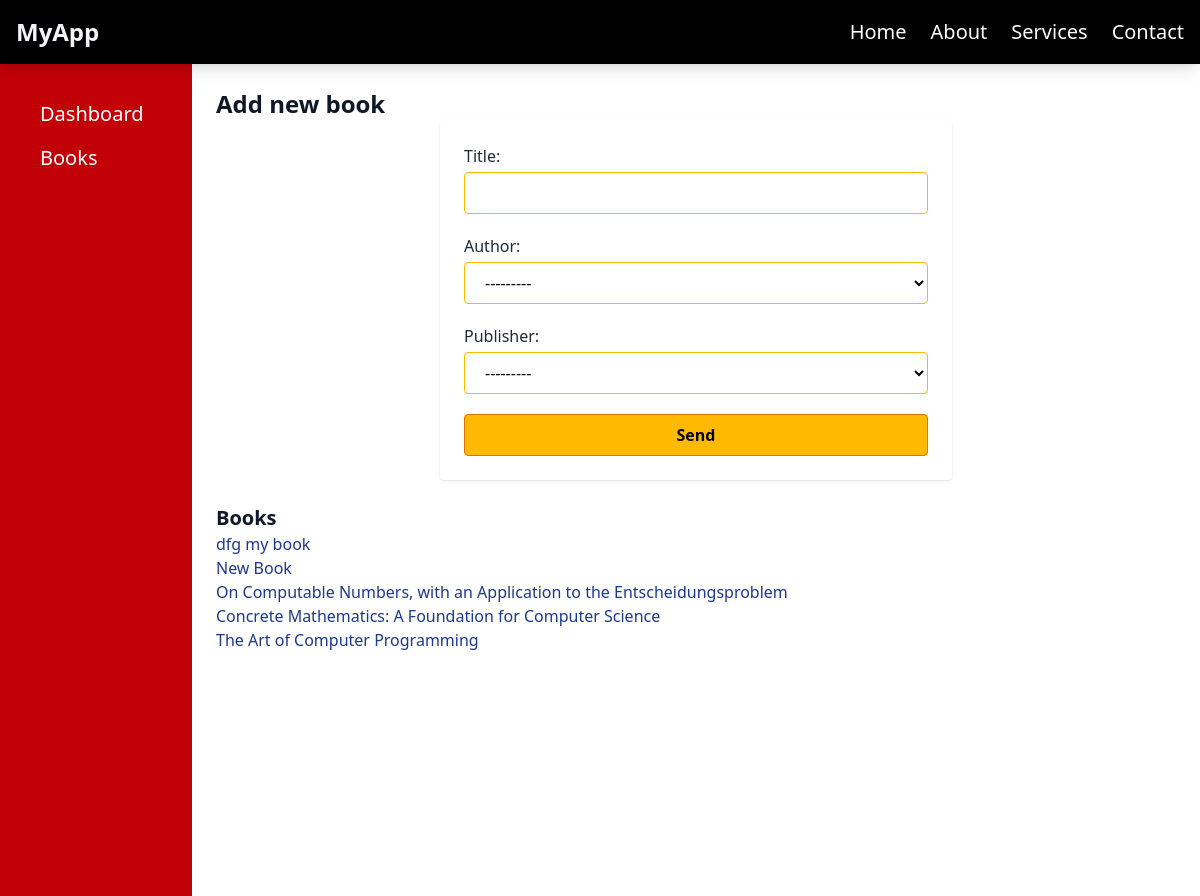
/books/, run on an earlier commit of the app's database.
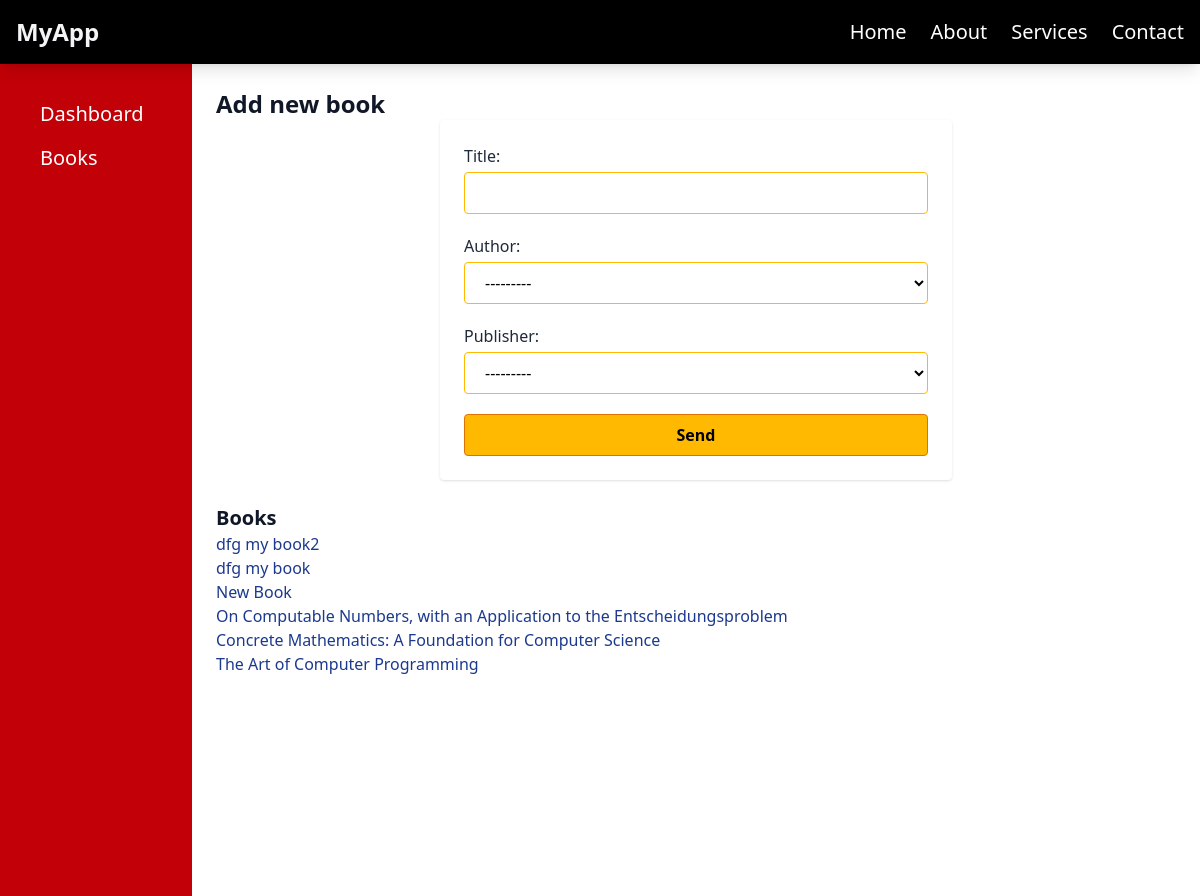
And on a later commit of the database.
### books/models.py (models this page shows, shortened)
class BookTitle(models.Model):
    title = models.CharField(max_length=200, unique=True)
    slug = models.SlugField(blank=True)
    publisher = models.ForeignKey(Publisher, on_delete=models.CASCADE)
    author = models.ForeignKey(Author, on_delete=models.CASCADE)
    created = models.DateTimeField(auto_now_add=True)
    updated = models.DateTimeField(auto_now=True)
    def get_absolute_url(self):
        return reverse("books:detail", kwargs={"pk": self.pk})

### books/views.py (the view, shortened to what this page needs)
# urls.py: path('', BookTitleView.as_view(), name='main'),
class BookTitleView(ListView, FormView):
    model = BookTitle
    template_name = 'books/main.html'
    context_object_name = 'list_of_book_titles'
    form_class = BookTitleForm
    def get_queryset(self):
        return BookTitle.objects.all().order_by('-created')

### books/forms.py (shortened to what this page needs)
class BookTitleForm(forms.ModelForm):
    class Meta:
        model = BookTitle
        fields = ('title', 'author', 'publisher')

### authors/models.py (called while the page is built)
    def __str__(self):
        return f"{self.name}"

### publishers/models.py (called while the page is built)
    def __str__(self):
        return f"{self.name} from {self.country}"

### books/templates/books/main.html (shortened to what this page needs)
{% extends "base.html" %}
{% load widget_tweaks %}
{% block content %}
    <h1 class='text-2xl font-bold'> Add new book </h1>
    <form action="" method="POST" class="max-w-lg w-full mx-auto p-6 bg-white rounded shadow">
    <div class="mb-5">
        <label for="{{ form.title.id_for_label }}" class="block text-gray-800 font-medium mb-1">Title:</label>
        {{ form.title|add_class:"w-full px-4 py-2 bg-white text-black border border-amber-400 rounded focus:ring-amber-400 focus:outline-none focus:ring-2" }}
    </div>
    <div class="mb-5">
        <label for="{{ form.author.id_for_label }}" class="block text-gray-800 font-medium mb-1">Author:</label>
        {{ form.author|add_class:"w-full px-4 py-2 bg-white text-black border border-amber-400 rounded focus:ring-amber-400 focus:outline-none focus:ring-2" }}
    </div>
    <div class="mb-5">
        <label for="{{ form.publisher.id_for_label }}" class="block text-gray-800 font-medium mb-1">Publisher:</label>
        {{ form.publisher|add_class:"w-full px-4 py-2 bg-white text-black border border-amber-400 rounded focus:ring-amber-400 focus:outline-none focus:ring-2" }}
    </div>
    <button type="submit" class="w-full py-2 px-4 bg-amber-400 hover:bg-amber-500 text-black font-semibold border border-amber-600 rounded transition-all duration-200">Send</button>
</form>
    <br>
    {% if list_of_book_titles %}
    <h2 class='text-xl font-bold'>Books</h2>
        <ul>
            {% for book_title in list_of_book_titles %}
                <li><a class='font-medium text-blue-900' href="{{book_title.get_absolute_url}}">{{book_title.title}}</a></li>
            {% endfor %}
        </ul>
    {% endif %}
{% endblock %}

### theme/templates/base.html (shortened to what this page needs)
{% load static tailwind_tags %}
<!DOCTYPE html>
<html lang="en">
<head>
    {% tailwind_css %}
</head>
<body class= "text-gray-900">
{% include 'layout/navbar.html' %}
<div class="max-w-[1600px] mx-auto pt-16 flex">
    <aside class="hidden lg:block w-48 bg-red-700 text-white p-4 space-y-2 min-h-screen">
        {% include 'layout/sidebar.html' %}
    </aside>
    <main class="flex-1 p-6">
        {% block content %}{% endblock %}
    </main>
</div>
</body>
</html>

### templates/layout/navbar.html (shortened to what this page needs)
<nav class="fixed top-0 left-0 w-full text-gray-100 z-50">
    <div class="max-w-[1600px] bg-black mx-auto flex shadow-lg items-center justify-between px-4 h-16 max-w-[1400px]">
        <div>
            <a href="#" class="text-2xl font-bold hover:text-red-400 transition">MyApp</a>
        </div>
        <div class="hidden lg:flex items-center space-x-6">
            <a href="#" class="hover:text-red-400 text-xl hover:scale-110 text-white transition font-medium">Home</a>
            <a href="#" class="hover:text-red-400 text-xl hover:scale-110 text-white transition font-medium">About</a>
            <a href="#" class="hover:text-red-400 text-xl hover:scale-110 text-white transition font-medium">Services</a>
            <a href="#" class="hover:text-red-400 text-xl hover:scale-110 text-white transition font-medium">Contact</a>
        </div>
    </div>
</nav>

### templates/layout/sidebar.html
{% url 'home_view' as path_to_home %}
{% url 'books:main' as path_to_books %}
<aside class="hidden lg:block w-40 h-screen bg-red-700 text-white p-4 space-y-2">
    <a href="{{path_to_home}}" class="block px-2 py-1 hover:text-gray-200 font-medium text-xl">Dashboard</a>
    <a href="{{path_to_books}}" class="block px-2 py-1 hover:text-gray-200 font-medium text-xl">Books</a>
</aside>

What changed in the data, as far as the page shows it:
added BookTitle: title "dfg my book2"
